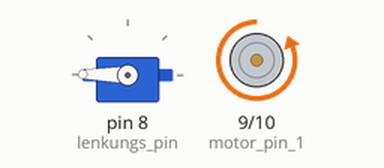
Simulated run of this sketch. Board: Arduino Uno, built with avr-gcc and run on an emulated ATmega328P. Parts: servo, motor-driver pin pairs drawn as motors (green arrow = first pin HIGH = forward, orange = second pin HIGH = backward, longer = more drive).

Above: at 0.05 s.
At 1.6 s:
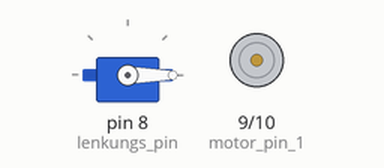
At 2.4 s:
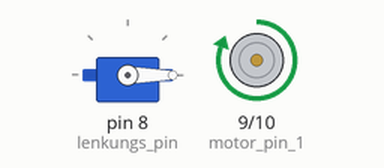
At 3.2 s:
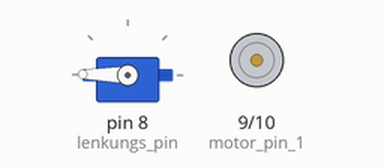
Timing chart, 0 to 7.4 s (numbered marks = the images above):
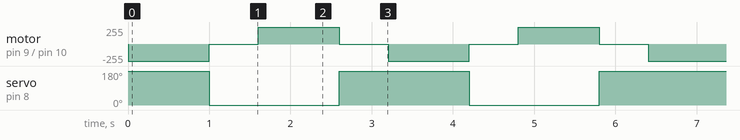

The sketch:

legoauto.ino
```cpp
/****************
 * Das Programm *
 ****************

  Folgende Befehle koennen zum Fahren genutzt werden:

    fahre_vorwaerts();
    fahre_rueckwaerts();
    stoppe();
    fahre_weiter();

  Folgende Befehle koennen zum Lenken genutzt werden:

    lenke_gerade_aus();
    lenke_links();
    lenke_rechts();

*/
// loop() ist das Programm, das immer weiter ausgeführt wird.
// Wenn der letzte Befehl vor der }-Klammer ausgeführt wurde,
// dann wird mit dem ersten Befehl nach der {-Klammer wieder angefangen.
void loop() {
  lenke_rechts();
  fahre_rueckwaerts();
  delay(1000);          // delay() mit einer Zahl zwischen den Klammern
                        // wartet bis zum nächsten Befehl so viele
                        // Millisekunden, wie zwischen den Klammern steht.
  lenke_links();
  fahre_vorwaerts();
  delay(1000);
}

/*****************
 * Programmstart *
 *****************/

// setup() wird einmal beim Start des Arduinos ausgeführt.
// Danach wird nur noch loop() aufgerufen.
void setup() {
  starte_motor();     // Am Anfang starten wir den Motor.
  starte_lenkung();   // Die Lenkung muss initialisiert werden.
                      // In den folgenden Zeilen kann dann
                      // der eigene Code stehen.
}

/********************************
 * Einbindung von Bibiliotheken *
 ********************************/

// Die Datei Servo.h brauchen wir, da in ihr steht, wie wir Servomotoren
// ansteuern können.
#include <Servo.h>

/*****************
 * Einstellungen *
 *****************/

// Steuersteckplaetze fuer den Motor
// Das sind die Zahlen für die Pins.
// Sie führen auf Anschluss 1A und 2A der H-Brücke.
const int motor_pin_1 = 9;
const int motor_pin_2 = 10;

// Der Lenkungspin führe in den goldenen Anschluss
// vom Servo für die Lenkung.
const int lenkungs_pin = 8;

// Man muss ein bisschen warten, bis man die Richtung wechseln darf.
// Diese Konstante gibt die Zeit in Millisekunden an,
// die beim Stoppen gewartet wird.
const int ausrollverzoegerung_in_millisekuden = 300;

/*****************************************
 * Deklarationen fuer die Motorsteuerung *
 *****************************************/

// Die verschiedenen Richtungen, in die gefahren werden kann.
enum Richtung {
  STOP = 0,
  NICHT = 0,
  VORWAERTS = 1,
  RUECKWAERTS = -1
};

// Wir müssen die Funktion fahre hier Deklarieren,
// weil wir sonst das enum Richtung nicht verwenden können.
// Alle nichtdeklarierten funktionen werden von der Arduino-Software
// automatisch am Anfang der Datei deklariert und dort gibt es noch kein
// enum Richtung.
void fahre(Richtung in_richtung);

// Man kann in verschiedene Richungen fahren.
// Die Variable "richtung" hat immer einen der Werte
//   STOP
//   VORWAERTS
//   RUECKWAERTS
Richtung richtung = STOP;

// Wenn man stoppt, kann man wieterfahren.
// Dafür muss sich die Richtung in der Variablen gemerkt werden.
Richtung richtung_vor_dem_stoppen = STOP;

/**********************************
 * Deklarationen fuer die Lenkung *
 **********************************/

// In der Variable lenkung wird eine Servosteuerung gespeichert.
Servo lenkung;

/*******************************
 * Funktionen fuer die Lenkung *
 *******************************/

// lenke_gerade_aus() kann im Programm verwendet werden,
// um den Roboter zu steuern.
void lenke_gerade_aus() {
  lenkung.write(90); // 90° ist gerade aus.
  stoppe();          // Damit wir nicht zu viel Strom verbrauchen,
                     // stoppen wir den anderen Motor während sich
                     // die Lenkung an die richtige Stelle bewegt.
  fahre_weiter();    // Motor wieder anschalten.
}

// lenke_links() kann im Programm verwendet werden,
// um den Roboter zu steuern.
void lenke_links() {
  lenkung.write(0);  // 0° ist links.
  stoppe();          // Damit wir nicht zu viel Strom verbrauchen,
                     // stoppen wir den anderen Motor während sich
                     // die Lenkung an die richtige Stelle bewegt.
  fahre_weiter();    // Motor wieder anschalten.
}

// lenke_rechts() kann im Programm verwendet werden,
// um den Roboter zu steuern.
void lenke_rechts() {
  lenkung.write(179);// 179° rechts.
  stoppe();          // Damit wir nicht zu viel Strom verbrauchen,
                     // stoppen wir den anderen Motor während sich
                     // die Lenkung an die richtige Stelle bewegt.
  fahre_weiter();    // Motor wieder anschalten.
}

// Diese Funktion muss einmal beim Start des Arduinos aufgerufen werden.
// Sie initialisiert die Lenkung auf dem Lenkungspin.
void starte_lenkung() {
  lenkung.attach(lenkungs_pin);
}

/******************************
 * Funktionen fuer das Fahren *
 ******************************/


// stoppe() hält den Roboter an.
// stoppe() kann im Programm verwendet werden, um den Roboter zu steuern.
void stoppe() {
  if (richtung == STOP) return;                 // Wenn wir schon angehalten
                                                // haben, müssen wir nichts
                                                // tun. Deswegen wird die
                                                // Funktion dann verlassen.
  richtung_vor_dem_stoppen = richtung;          // Wir merken uns die
                                                // Richtung, um später
                                                // weiter fahren zu können.
  richtung = STOP;                              // Merken: Wir fahren jetzt
                                                // in keine Richtung.
  digitalWrite(motor_pin_1, LOW);               // Beide Pins werden aus-
  digitalWrite(motor_pin_2, LOW);               // geschaltet. Dadurch
                                                // bekommt der Motor keinen
                                                // Strom.
  delay(ausrollverzoegerung_in_millisekuden);   // Jetzt müssen wir noch
                                                // warten, bis der Roboter
                                                // auch anhält.
}

// fahre_vorwaerts() lässt den Roboter mit voller Kraft nach vorne fahren.
// fahre_vorwaerts() kann im Programm verwendet werden,
// um den Roboter zu steuern.
void fahre_vorwaerts() {
  if (richtung == VORWAERTS) return;   // Wenn wir vorwärts fahren, müssen
                                       // wir keinen neuen Einstellungen
                                       // vornehmen. Deswegen wird die
                                       // Funktion dann verlassen.
  stoppe();                            // Wir müssen erstmal stoppen,
                                       // Da wir sonst volle Kraft dagegen
                                       // halten würden. Das könnte zu
                                       // anstrengend sein und wäre total
                                       // unnötig.
  richtung = VORWAERTS;                // Merken: Wir fahren vorwärts!
  digitalWrite(motor_pin_1, HIGH);     // Einen Pin aus, den anderen an,
  digitalWrite(motor_pin_2, LOW);      // damit der Strom schön fließen kann.
}

void fahre_rueckwaerts() {
  if (richtung == RUECKWAERTS) return; // Wenn wir rückwärts fahren, müssen
                                       // wir keinen neuen Einstellungen
                                       // vornehmen. Deswegen wird die
                                       // Funktion dann verlassen.
  stoppe();                            // Wir müssen erstmal stoppen,
                                       // Da wir sonst volle Kraft dagegen
                                       // halten würden. Das könnte zu
                                       // anstrengend sein und wäre total
                                       // unnötig.
  richtung = RUECKWAERTS;              // Merken: Wir fahren rückwärts!
  digitalWrite(motor_pin_1, LOW);      // Einen Pin aus, den anderen an,
  digitalWrite(motor_pin_2, HIGH);     // damit der Strom schön fließen kann.
                                       // Die Pins müssen genau entgegen der
                                       // Pins von fahre_vorwaerts()
                                       // geschaltet werden.
}

// fahre(VORWAERTS)
// fahre(RUECKWAERTS)
// fahre(NICHT)
void fahre(Richtung in_richtung) {
  if (in_richtung == VORWAERTS) fahre_vorwaerts();
  if (in_richtung == RUECKWAERTS) fahre_rueckwaerts();
  if (in_richtung == STOP) stoppe();
}

// fahre_weiter() kann man verwenden, wenn man gestoppt hat.
// Dann fährt der Roboter weiter in die Richtung,
// in die er vor dem Stoppen gefahren ist.
void fahre_weiter() {
  if (richtung != STOP) return;       // Wenn wir schon fahren, wollen wir
                                      // einfach weiter fahren.
                                      // Wenn wir gerade halten, dann ist
                                      // interessant, in welche Richtung es
                                      // weiter geht.
  fahre(richtung_vor_dem_stoppen);
}

// starte_motor() muss einmal am Anfang des Programmes augerufen werden.
// Es setzt alle Einstellungen, um richtig losfahren zu können.
void starte_motor() {
  pinMode(motor_pin_1, OUTPUT);   // Wir bestimmen aus dem Arduino heraus,
  pinMode(motor_pin_2, OUTPUT);   // in welche Richtung der Motor sich drehen
                                  // soll. Das machen wir über die Pins.
                                  // Diese müssen also auf Ausgabe geschalten
                                  // werden.
  lenke_gerade_aus();             // Damit wir die Lenkung neu Einstallen
                                  // können.
  stoppe();                       // Wir wollen nicht fahren!
}
```

Measured:
- by itself, servo on pin 8 (lenkungs_pin): alternates 179° for 1.6 s and 0° for 1.6 s
- by itself, motor on pin 9 (motor_pin_1) / pin 10 (motor_pin_2): repeats every 3.2 s: stopped 0.60 s, forward 255/255 1.0 s, stopped 0.60 s, backward 255/255 1.0 s
